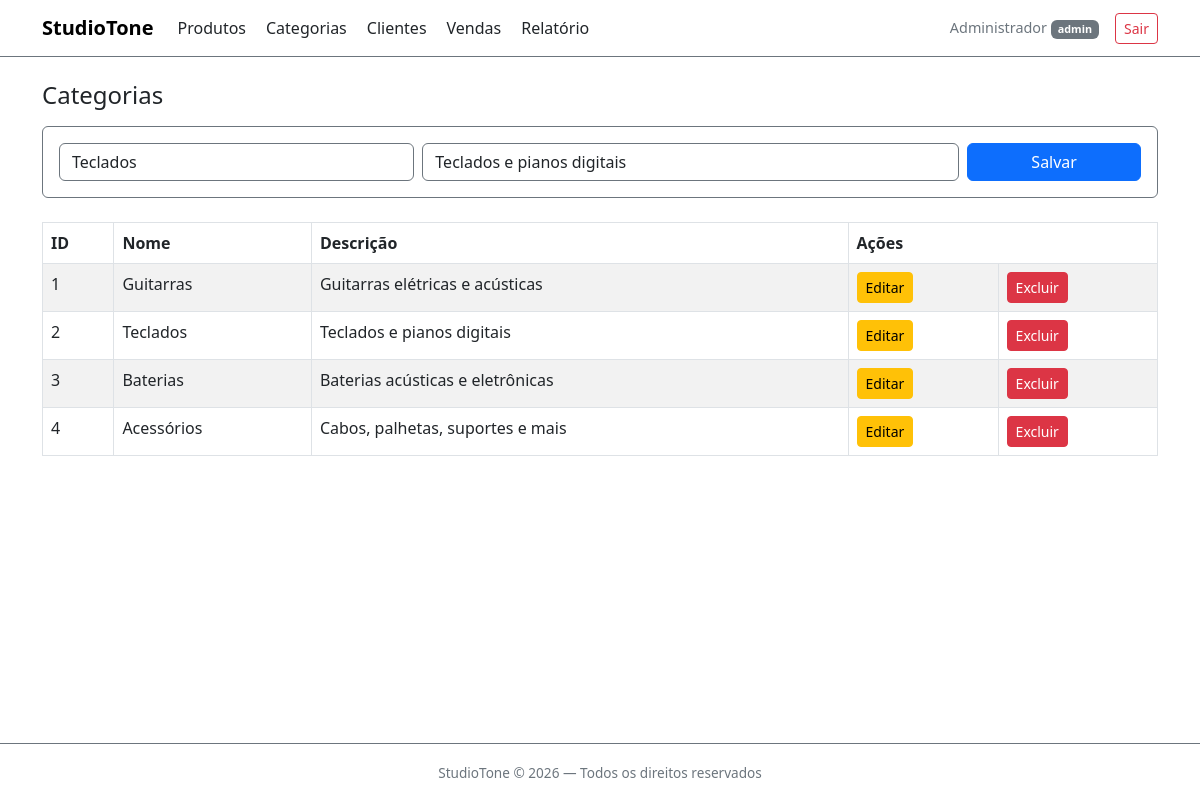
Screenshot of /categorias/index.php?id=2 (signed in) with the database file from the repository.
### tables this page shows
CREATE TABLE `categorias` (
  `id` int NOT NULL AUTO_INCREMENT,
  `nome` varchar(80) UNIQUE NOT NULL,
  `descricao` text,
  PRIMARY KEY (`id`)
);

### categorias/index.php (the view, shortened to what this page needs)
<?php
    include '../conexao.php';
    $consulta = $conexao->query("SELECT * FROM categorias");
    $cat = null;
    if (isset($_GET['id'])) {
        $s = $conexao->prepare("SELECT * FROM categorias WHERE id = :id");
        $s->bindParam(':id', $_GET['id']);
        $s->execute();
        $cat = $s->fetch(PDO::FETCH_OBJ);
    }
?>
<!DOCTYPE html>
<html lang="pt-br" data-bs-theme="white">
<head>
    <link href="https://cdn.jsdelivr.net/npm/bootstrap@5.3.0/dist/css/bootstrap.min.css" rel="stylesheet">
</head>
<body class="bg-white text-dark d-flex flex-column min-vh-100">
<?php include '../navbar.php'; ?>
<div class="container flex-grow-1">
    <h4 class="mb-3">Categorias</h4>
    <div class="card bg-white border border-secondary mb-4">
        <div class="card-body">
            <form action="inserir.php" method="post">
                <div class="row g-2">
                    <div class="col-md-4">
                        <input type="text" name="nome" class="form-control bg-white text-dark border-secondary" placeholder="Nome" value="<?php echo $cat ? $cat->nome : '' ?>" required>
                    </div>
                    <div class="col-md-6">
                        <input type="text" name="descricao" class="form-control bg-white text-dark border-secondary" placeholder="Descrição" value="<?php echo $cat ? $cat->descricao : '' ?>">
                    </div>
                    <div class="col-md-2">
                        <button type="submit" class="btn btn-primary w-100">Salvar</button>
                    </div>
                </div>
            </form>
        </div>
    </div>
    <table class="table table-white table-bordered table-striped table-hover">
        <thead>
            <tr><th>ID</th><th>Nome</th><th>Descrição</th><th colspan="2">Ações</th></tr>
        </thead>
        <tbody>
        <?php while ($linha = $consulta->fetch(PDO::FETCH_OBJ)): ?>
            <tr>
                <td><?php echo $linha->id ?></td>
                <td><?php echo $linha->nome ?></td>
                <td><?php echo $linha->descricao ?></td>
                <td><a href="index.php?id=<?php echo $linha->id ?>" class="btn btn-sm btn-warning">Editar</a></td>
                <td><a href="excluir.php?id=<?php echo $linha->id ?>" class="btn btn-sm btn-danger" onclick="return confirm('Excluir?')">Excluir</a></td>
            </tr>
        <?php endwhile; ?>
        </tbody>
    </table>
</div>
<?php include '../footer.php'; ?>
</body>
</html>

### rows the page displays
categorias: nome "Teclados", descricao "Teclados e pianos digitais", id "2"
categorias: id "1", nome "Guitarras", descricao "Guitarras elétricas e acústicas"
categorias: id "3", nome "Baterias", descricao "Baterias acústicas e eletrônicas"
categorias: id "4", nome "Acessórios", descricao "Cabos, palhetas, suportes e mais"

### other values shown
$_SESSION['nome'] "Administrador"
$_SESSION['perfil'] "admin"
